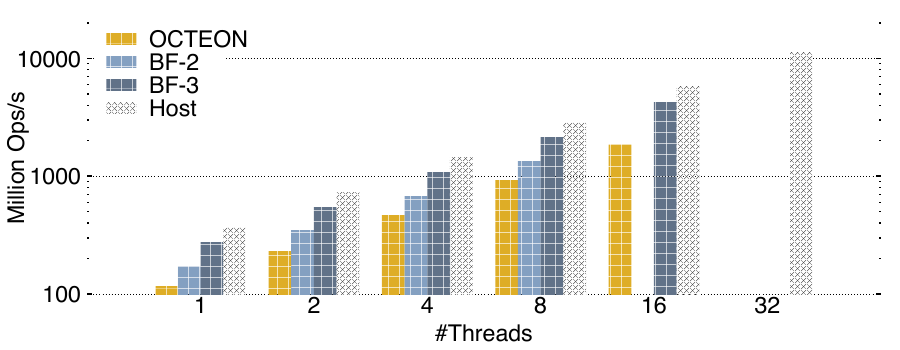

gnuplot code for this plot:
set notitle
set key reverse Left autotitle columnhead inside top left vertical font ",25" samplen 2
set auto x
set yrange [100:20000]
set ylabel "Million Ops/s" font ",25"
set xlabel "#Threads" font ",25"
set ytics font ",25"
set xtics font ",25"
set logscale y 10
set style data histogram
set style histogram cluster gap 1 title offset 0,-1
set style fill solid border
set boxwidth 1
set grid ytics

set xtic scale 0
set bmargin 5
set xlabel offset 0,-1
set lmargin 14
set ylabel offset -3,0
set tmargin 2

set border lw 2
set border 00

# set terminal pdf size 8,4
set terminal pdf size 9,3.5

set output 'mem-scale.pdf'
plot 'mem-scale.data' using 2:xtic(1) ti col lc rgb "#DEAD26" lw 2 fs pattern 3 noborder, \
     '' u 3:xtic(1) ti col lc rgb "#84A0C1" lw 2 fs pattern 3 noborder, \
     '' u 4:xtic(1) ti col lc rgb "#617288" lw 2 fs pattern 3 noborder, \
     '' u 5:xtic(1) ti col lc rgb "#333333" lw 2 fs pattern 2 noborder